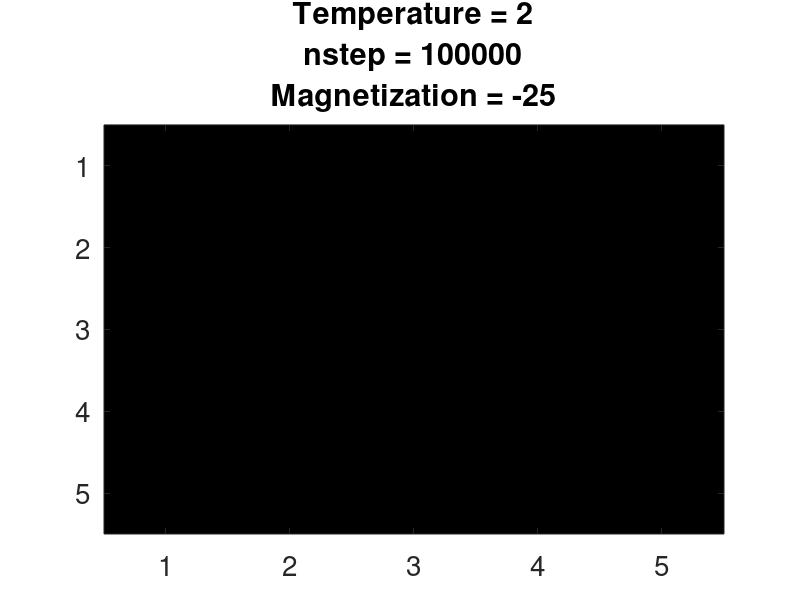

The MATLAB script that drew this image:
% October 2017 -- Markov chain algorithm
% IsingMarkovSee2.m
clear all; close all;

L = int32(5);
N =  int32(L  * L);
nbr = [];
for i = 1:N
    j = i-1;
    j = int32(j);
    nbr = [nbr;idivide(j,L,'floor')*L + mod(i,L) + 1, mod(j+L,N) + 1,...
                    idivide(j,L,'floor')*L + mod(j-1,L) + 1, mod(j-L,N) + 1];
end
%
tic;
nsteps = 10^5; 
M = 100;
% You can change the number of frames displayed by changing M.
% M = nsteps will display every frame.
% The code runs much faster by displaying fewer frames.
T = 2;
beta = 1.0 / T; 
replacement = true;
S = randsample([-1, +1], N, replacement);
S = ones(1,N);
S(1,1) = -1;
Ss = [S];   
mags = [];                              %%%
for i = 1:nsteps
    k = randi(N,1,1);
    delta_E = 2.0 * S(k) * sum(S(nbr(k,:)));
    if rand < exp(-beta * delta_E)
        S(k) = -S(k);
    end
    magnetization = sum(S);             %%%
    mags = [mags; magnetization];       %%%
    if mod(i, nsteps/M) == 0
    Ss = [Ss;S];
    end
end
toc
AvgMagnetization = sum(mags)/nsteps     %%%
                        


% Visualtization
figstep = 1;
for k = 1:size(Ss,1)
    Si = Ss(k,:);
    magnetizationState = sum(Si);
    for i = 1:L
        mat(i,:) = Si((i-1)*L+1:i*L);
    end
    colormap([0 0 0; 1 1 1]);
    image(mat.*255);
    if k~=1;figstep = (k-1)*nsteps/M;end;
title({['Temperature = ', num2str(T)  ];['nstep = ', num2str(figstep)];...
                ['Magnetization = ', num2str(magnetizationState)]}, 'FontSize', 20); 
set(gca, 'FontSize', 20);
                         pause(0.1);
% You can change the duration of the pause between graphics by changing the
% number of seconds in pause(seconds).
end
  

